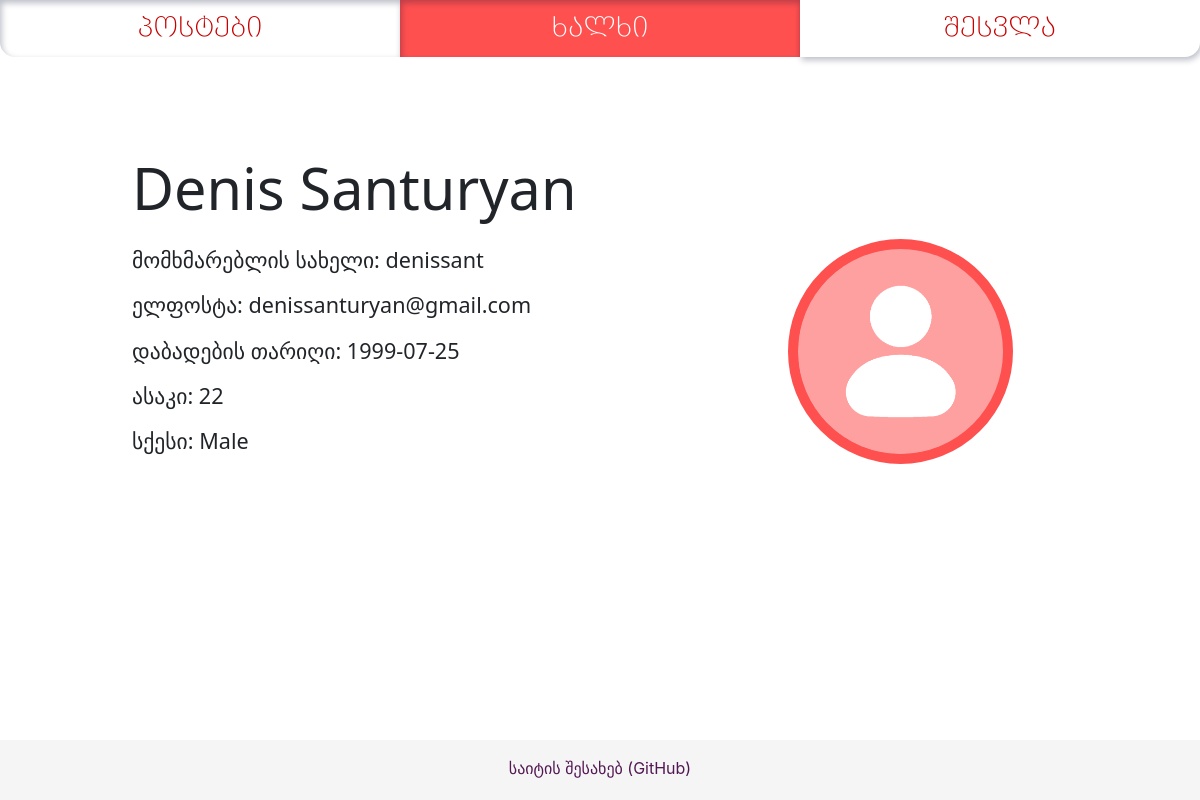
Screenshot of /people/denissant with the database file from the repository.
### app/models/users.py (models this page shows, shortened)
class User(db.Model, UserMixin):
    __tablename__ = 'users'
    id = db.Column(db.Integer, primary_key=True)
    username = db.Column(db.String(16), unique=True, nullable=False, index=True)
    password = db.Column(db.String(255))
    name_first = db.Column(db.String)
    name_last = db.Column(db.String)
    email = db.Column(db.String(64), unique=True, nullable=False, index=True)
    sex = db.Column(db.String)
    dob = db.Column(db.Date)
    age = db.Column(db.Integer)
    picture = db.Column(db.String)
    post = db.relationship('PostsModel', backref='User', uselist=False)
    comment = db.relationship('Comment', backref='User', uselist=False)
    roles = db.relationship('Role', secondary=roles_users,
                            backref=db.backref('users', lazy='dynamic'))
    friends = db.relationship('User', secondary=friendships,
                              primaryjoin=id == friendships.c.user_id_one,
                              secondaryjoin=id == friendships.c.user_id_two)
    @classmethod
    def find_by_username(cls, temp_username):
        return cls.query.filter_by(username=temp_username).first()

### app/profiles/views.py (the view)
@profiles_blueprint.route('/')
@profiles_blueprint.route('/<username>', methods=['GET', 'POST'])
def list_people(username=None):
    if username:
        user = User.find_by_username(username)
        friend_request_form = FriendRequestForm()
        if current_user.is_authenticated:
            if user.id == current_user.id:
                return redirect(url_for('profiles.profile'))
            incoming_requests = FriendRequest.query.filter_by(recipient_user=current_user.id, active=1).all()
            incoming_requests_ids = [r.id for r in incoming_requests]
            incoming_requests_senders = [r.sender_user for r in incoming_requests]
            incoming_requests = [incoming_requests_ids, incoming_requests_senders]
            friend_asked = FriendRequest.query.filter_by(recipient_user=user.id,
                                                         sender_user=current_user.id,
                                                         active=1).first()
            if request.method == 'POST':  # happens when sending a friend request or deleting an existing one
                sender = int(friend_request_form.sender_user.data)
                receiver = int(friend_request_form.receiving_user.data)
                if sender == current_user.id and receiver == user.id:
                    if friend_request_form.submit_friend_request.data:
                        if not friend_asked:
                            new_friend_request = FriendRequest(sender_user=sender,
                                                               recipient_user=receiver)
                            db.session.add(new_friend_request)
                            db.session.commit()
                            return redirect(url_for('profiles.list_people', username=user.username))
                    elif friend_request_form.undo_friend_request.data:
                        if friend_asked:
                            db.session.delete(friend_asked)
                            db.session.commit()
                            return redirect(url_for('profiles.list_people', username=user.username))
        else:
            friend_asked = None
            incoming_requests = None
        return render_template('people_profile.html', pages=generate_nav_links(),
                               user=user,
                               friend_request_form=friend_request_form,
                               friend_asked=friend_asked,
                               incoming_requests=incoming_requests)
    else:
        people_list = User.query.all()
        return render_template('people.html', pages=generate_nav_links(), people_list=people_list)

### app/tools/nav_link_list.py (called while the page is built)
def generate_nav_links():
    pages_nav_list = [
        ("posts.list_posts", "პოსტები"),
        ("profiles.list_people", "ხალხი"),
        ("auth.auth", "შესვლა")
    ]
    from flask_login import current_user
    if current_user.is_authenticated:
        pages_nav_list[2] = ('profiles.profile', current_user.username.upper())
    return pages_nav_list

### app/profiles/templates/people_profile.html (shortened to what this page needs)
{% extends "base.html" %}
{% block content %}
{% from 'macros_images.html' import show_profile_picture %}
    <div class="profile-container">
        <div class="profile-left-column">
            <h1 class="profile__title"> {{ user.name_first }} {{ user.name_last}} </h1>
            <p class="profile__details"> მომხმარებლის სახელი: {{ user.username }} </p>
            <p class="profile__details"> ელფოსტა: {{ user.email }} </p>
            <p class="profile__details"> დაბადების თარიღი: {{ user.dob }} </p>
            <p class="profile__details"> ასაკი: {{ user.age }} </p>
            <p class="profile__details"> სქესი: {{ user.sex }} </p>
        </div>
        <div class="profile-right-column">
            {{ show_profile_picture(user, 'profile__profile-picture') }}
        </div>
    </div>
{% endblock %}

### app/static/styles.css (style rules this page uses)
html, body { margin: 0; padding: 0; height: 100%; background-color: rgb(255, 248, 250); }
* { box-sizing: border-box; }

### app/profiles/static/style.css (style rules this page uses)
body { background-color: white; }
.profile-container { display: flex; justify-content: center; padding: 8% 0 0 0; }
.profile-left-column { display: flex; flex-direction: column; align-items: flex-start; width: 50%; }
.profile-right-column { display: flex; flex-direction: column; align-items: center; float: right; align-self: flex-end; width: 28%; }
.profile__title { font-size: 3.6rem; margin: 0 0 1rem 0; font-weight: lighter; font-family: "Segoe UI", sans-serif; }
.profile__details { font-size: 1.35rem; margin: 0.4rem 0; font-weight: lighter; font-family: "Segoe UI", sans-serif; }

### rows the page displays
User: name_first "Denis", name_last "Santuryan", username "denissant", email "denissanturyan@gmail.com", dob "1999-07-25", age "22", sex "Male"

### other values shown
{{ page[1] }} "პოსტები" "შესვლა"
{{ page[1] }} "ხალხი"
